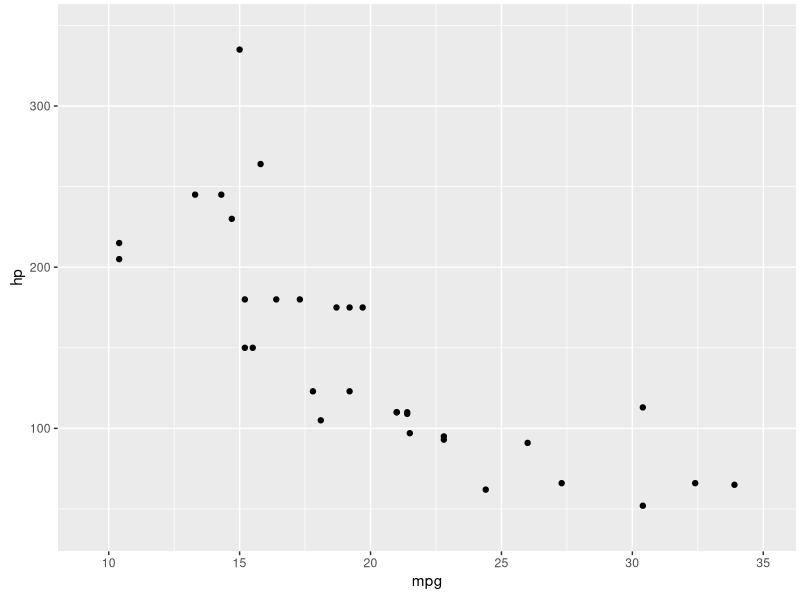
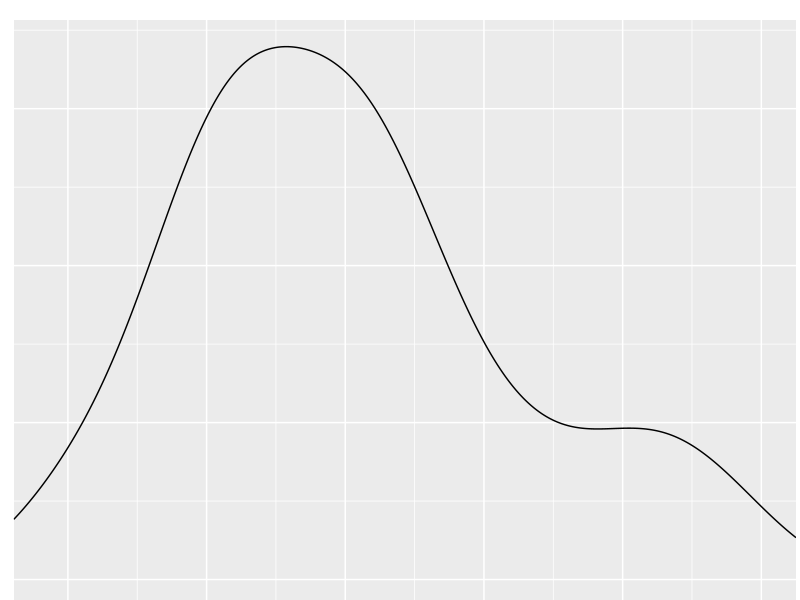
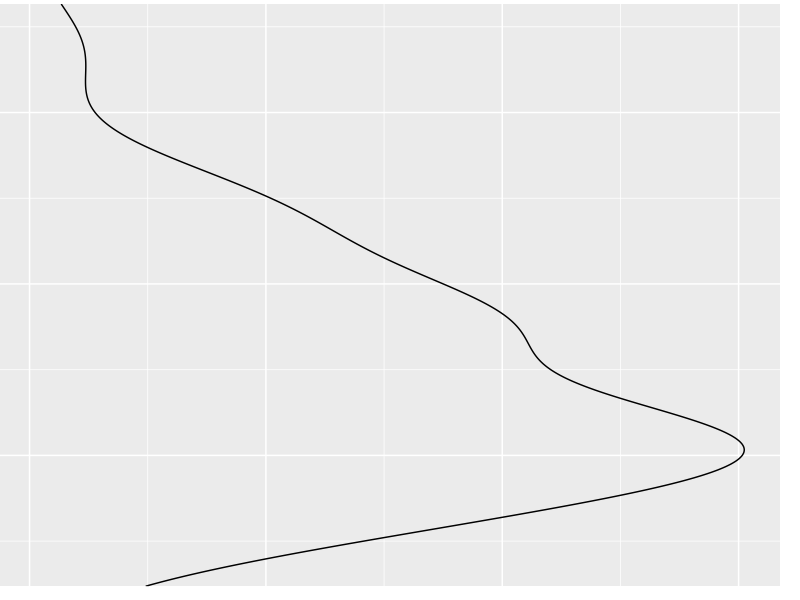

The R source for these figures, in order: (Note: this script raises an error after producing the figures.)

library(ggplot2)
library(gtable)
data(mtcars)

# Main scatterplot
p1 <- ggplot(mtcars, aes(mpg, hp)) + 
  geom_point() +
  scale_x_continuous(expand = c(0, 0)) +
  scale_y_continuous(expand = c(0, 0)) +
  expand_limits(y = c(min(mtcars$hp) - .1*diff(range(mtcars$hp)), 
                      max(mtcars$hp) + .1*diff(range(mtcars$hp))))  +
  expand_limits(x = c(min(mtcars$mpg) - .1*diff(range(mtcars$mpg)), 
                      max(mtcars$mpg) + .1*diff(range(mtcars$mpg))))  +
  theme(plot.margin= unit(c(.2, .2, .5, .5), "lines"))
  

# Horizontal marginal density plot - to appear at the top of the chart
p2 <- ggplot(mtcars, aes(x = mpg)) + 
  geom_density() +
  scale_x_continuous(expand = c(0, 0)) +
  expand_limits(x = c(min(mtcars$mpg) - .1*diff(range(mtcars$mpg)), 
                      max(mtcars$mpg) + .1*diff(range(mtcars$mpg))))  +
  theme(axis.text = element_blank(),
        axis.title = element_blank(),
        axis.ticks =  element_blank(),
        plot.margin= unit(c(1, .2, -.5, 0.5), "lines"))
                 
# Vertical marginal density plot - to appear at the right of the chart
p3 <- ggplot(mtcars, aes(x = hp)) + 
  geom_density() +
  scale_x_continuous(expand = c(0, 0)) +
  expand_limits(x = c(min(mtcars$hp) - .1*diff(range(mtcars$hp)), 
                      max(mtcars$hp) + .1*diff(range(mtcars$hp))))  +
  coord_flip() +
  theme(axis.text = element_blank(),
        axis.title = element_blank(),
        axis.ticks =  element_blank(),
        plot.margin= unit(c(.2, 1, 0.5, -.5), "lines"))

# Get the gtables
gt1 <- ggplot_gtable(ggplot_build(p1))
gt2 <- ggplot_gtable(ggplot_build(p2))
gt3 <- ggplot_gtable(ggplot_build(p3))

# Get maximum widths and heights for x-axis and y-axis title and text
maxWidth = unit.pmax(gt1$widths[2:3], gt2$widths[2:3])
maxHheight = unit.pmax(gt1$heights[4:5], gt3$heights[4:5])

# Set the maximums in the gtables for gt1, gt2 and gt3
gt1$widths[2:3] <- as.list(maxWidth)
gt2$widths[2:3] <- as.list(maxWidth)

gt1$heights[4:5] <- as.list(maxWidth)
gt3$heights[4:5] <- as.list(maxWidth)

# Combine the scatterplot with the two marginal boxplots
# Create a new gtable
gt <- gtable(widths = unit(c(7, 2), "null"), height = unit(c(2, 7), "null"))

# Instert gt1, gt2 and gt3 into the new gtable
gt <- gtable_add_grob(gt, gt1, 2, 1)
gt <- gtable_add_grob(gt, gt2, 1, 1)
gt <- gtable_add_grob(gt, gt3, 2, 2)

# And render the plot
grid.newpage()
grid.draw(gt)

grid.rect(x = 0.5, y = 0.5, height = .995, width = .995, default.units = "npc",
          gp = gpar(col="black", fill = NA, lwd = 1)) 

